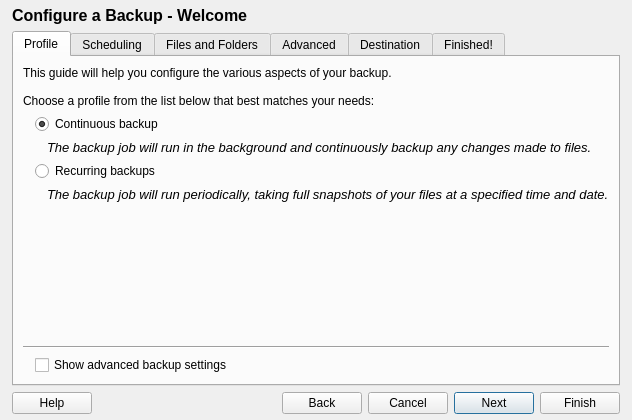
<?xml version="1.0" encoding="UTF-8"?>
<ui version="4.0">
 <class>configBackup</class>
 <widget class="QDialog" name="configBackup">
  <property name="geometry">
   <rect>
    <x>0</x>
    <y>0</y>
    <width>690</width>
    <height>481</height>
   </rect>
  </property>
  <property name="sizePolicy">
   <sizepolicy hsizetype="Fixed" vsizetype="Fixed">
    <horstretch>0</horstretch>
    <verstretch>0</verstretch>
   </sizepolicy>
  </property>
  <property name="windowTitle">
   <string>Configure a Backup - fwbackups</string>
  </property>
  <property name="windowIcon">
   <iconset resource="../../fwbackups.qrc">
    <normaloff>:/program-icons/program-icons/document-properties.png</normaloff>:/program-icons/program-icons/document-properties.png</iconset>
  </property>
  <property name="modal">
   <bool>true</bool>
  </property>
  <layout class="QVBoxLayout" name="verticalLayout_12">
   <property name="sizeConstraint">
    <enum>QLayout::SetFixedSize</enum>
   </property>
   <property name="leftMargin">
    <number>12</number>
   </property>
   <property name="topMargin">
    <number>6</number>
   </property>
   <property name="rightMargin">
    <number>12</number>
   </property>
   <property name="bottomMargin">
    <number>6</number>
   </property>
   <item>
    <widget class="QLabel" name="headerLabel">
     <property name="sizePolicy">
      <sizepolicy hsizetype="Preferred" vsizetype="Fixed">
       <horstretch>0</horstretch>
       <verstretch>0</verstretch>
      </sizepolicy>
     </property>
     <property name="font">
      <font>
       <pointsize>12</pointsize>
       <weight>75</weight>
       <bold>true</bold>
       <underline>false</underline>
      </font>
     </property>
     <property name="text">
      <string>Configure a Backup - Welcome</string>
     </property>
    </widget>
   </item>
   <item>
    <widget class="TabNTabBarWidget" name="configurationTabs">
     <property name="enabled">
      <bool>true</bool>
     </property>
     <property name="sizePolicy">
      <sizepolicy hsizetype="Expanding" vsizetype="Expanding">
       <horstretch>0</horstretch>
       <verstretch>0</verstretch>
      </sizepolicy>
     </property>
     <property name="currentIndex">
      <number>0</number>
     </property>
     <widget class="QWidget" name="profileTab">
      <attribute name="title">
       <string>Profile</string>
      </attribute>
      <layout class="QVBoxLayout" name="verticalLayout_2">
       <item>
        <widget class="QLabel" name="label_2">
         <property name="text">
          <string>This guide will help you configure the various aspects of your backup.

Choose a profile from the list below that best matches your needs:</string>
         </property>
         <property name="wordWrap">
          <bool>true</bool>
         </property>
        </widget>
       </item>
       <item>
        <layout class="QGridLayout" name="gridLayout_2">
         <property name="leftMargin">
          <number>12</number>
         </property>
         <item row="0" column="0">
          <widget class="QRadioButton" name="profileContinuousRadio">
           <property name="text">
            <string>Continuous backup</string>
           </property>
           <property name="checked">
            <bool>true</bool>
           </property>
          </widget>
         </item>
         <item row="2" column="0">
          <widget class="QRadioButton" name="profileRecurringRadio">
           <property name="text">
            <string>Recurring backups</string>
           </property>
          </widget>
         </item>
         <item row="1" column="0">
          <widget class="QLabel" name="label_10">
           <property name="font">
            <font>
             <pointsize>10</pointsize>
             <italic>true</italic>
            </font>
           </property>
           <property name="text">
            <string>The backup job will run in the background and continuously backup any changes made to files.</string>
           </property>
           <property name="indent">
            <number>12</number>
           </property>
          </widget>
         </item>
         <item row="3" column="0">
          <widget class="QLabel" name="label_16">
           <property name="font">
            <font>
             <pointsize>10</pointsize>
             <italic>true</italic>
            </font>
           </property>
           <property name="text">
            <string>The backup job will run periodically, taking full snapshots of your files at a specified time and date.</string>
           </property>
           <property name="indent">
            <number>12</number>
           </property>
          </widget>
         </item>
        </layout>
       </item>
       <item>
        <spacer name="verticalSpacer_3">
         <property name="orientation">
          <enum>Qt::Vertical</enum>
         </property>
         <property name="sizeHint" stdset="0">
          <size>
           <width>20</width>
           <height>5</height>
          </size>
         </property>
        </spacer>
       </item>
       <item>
        <widget class="Line" name="advancedOptionsLine">
         <property name="orientation">
          <enum>Qt::Horizontal</enum>
         </property>
        </widget>
       </item>
       <item>
        <layout class="QVBoxLayout" name="verticalLayout_13">
         <property name="leftMargin">
          <number>12</number>
         </property>
         <item>
          <widget class="QCheckBox" name="advancedOptionsCheck">
           <property name="text">
            <string>Show advanced backup settings</string>
           </property>
          </widget>
         </item>
        </layout>
       </item>
      </layout>
     </widget>
     <widget class="QWidget" name="schedulingTab">
      <attribute name="title">
       <string>Scheduling</string>
      </attribute>
      <layout class="QVBoxLayout" name="verticalLayout_7">
       <item>
        <widget class="QLabel" name="timeDescLabel">
         <property name="text">
          <string>The backup will run at the times specified below. Please note that the backup cannot run if the computer is turned off at the selected time.</string>
         </property>
         <property name="wordWrap">
          <bool>true</bool>
         </property>
        </widget>
       </item>
       <item>
        <layout class="QGridLayout" name="gridLayout">
         <property name="verticalSpacing">
          <number>0</number>
         </property>
         <item row="0" column="0">
          <widget class="QLabel" name="timeFrequencyLabel">
           <property name="sizePolicy">
            <sizepolicy hsizetype="Maximum" vsizetype="Preferred">
             <horstretch>0</horstretch>
             <verstretch>0</verstretch>
            </sizepolicy>
           </property>
           <property name="text">
            <string>Frequency:</string>
           </property>
          </widget>
         </item>
         <item row="0" column="1">
          <widget class="QComboBox" name="timeSimpleFrequencyCombo">
           <property name="minimumSize">
            <size>
             <width>130</width>
             <height>0</height>
            </size>
           </property>
           <item>
            <property name="text">
             <string>Hourly</string>
            </property>
           </item>
           <item>
            <property name="text">
             <string>Daily</string>
            </property>
           </item>
           <item>
            <property name="text">
             <string>Weekly</string>
            </property>
           </item>
           <item>
            <property name="text">
             <string>Monthly</string>
            </property>
           </item>
           <item>
            <property name="text">
             <string>Custom (crontab configuration)</string>
            </property>
           </item>
          </widget>
         </item>
         <item row="1" column="0" colspan="2">
          <widget class="QStackedWidget" name="timeStackedWidget">
           <property name="currentIndex">
            <number>0</number>
           </property>
           <widget class="QWidget" name="page">
            <layout class="QVBoxLayout" name="verticalLayout_5">
             <item>
              <layout class="QGridLayout" name="gridLayout_8">
               <item row="1" column="0">
                <widget class="QLabel" name="timeSimpleMinHourLabel">
                 <property name="text">
                  <string>Start at:</string>
                 </property>
                </widget>
               </item>
               <item row="2" column="0">
                <widget class="QLabel" name="timeSimpleDoWLabel">
                 <property name="text">
                  <string>Every:</string>
                 </property>
                </widget>
               </item>
               <item row="2" column="1">
                <widget class="QComboBox" name="timeSimpleDoWCombo">
                 <property name="sizePolicy">
                  <sizepolicy hsizetype="Expanding" vsizetype="Fixed">
                   <horstretch>0</horstretch>
                   <verstretch>0</verstretch>
                  </sizepolicy>
                 </property>
                 <property name="minimumSize">
                  <size>
                   <width>130</width>
                   <height>0</height>
                  </size>
                 </property>
                 <item>
                  <property name="text">
                   <string>Monday</string>
                  </property>
                 </item>
                 <item>
                  <property name="text">
                   <string>Tuesday</string>
                  </property>
                 </item>
                 <item>
                  <property name="text">
                   <string>Wednesday</string>
                  </property>
                 </item>
                 <item>
                  <property name="text">
                   <string>Thursday</string>
                  </property>
                 </item>
                 <item>
                  <property name="text">
                   <string>Friday</string>
                  </property>
                 </item>
                 <item>
                  <property name="text">
                   <string>Saturday</string>
                  </property>
                 </item>
                 <item>
                  <property name="text">
                   <string>Sunday</string>
                  </property>
                 </item>
                </widget>
               </item>
               <item row="3" column="0">
                <widget class="QLabel" name="timeSimpleDayLabel">
                 <property name="text">
                  <string>Day of month:</string>
                 </property>
                </widget>
               </item>
               <item row="3" column="1">
                <widget class="QComboBox" name="timeSimpleDayCombo">
                 <property name="sizePolicy">
                  <sizepolicy hsizetype="Expanding" vsizetype="Fixed">
                   <horstretch>0</horstretch>
                   <verstretch>0</verstretch>
                  </sizepolicy>
                 </property>
                 <property name="minimumSize">
                  <size>
                   <width>130</width>
                   <height>0</height>
                  </size>
                 </property>
                 <item>
                  <property name="text">
                   <string>1</string>
                  </property>
                 </item>
                 <item>
                  <property name="text">
                   <string>2</string>
                  </property>
                 </item>
                 <item>
                  <property name="text">
                   <string>3</string>
                  </property>
                 </item>
                 <item>
                  <property name="text">
                   <string>4</string>
                  </property>
                 </item>
                 <item>
                  <property name="text">
                   <string>5</string>
                  </property>
                 </item>
                 <item>
                  <property name="text">
                   <string>6</string>
                  </property>
                 </item>
                 <item>
                  <property name="text">
                   <string>7</string>
                  </property>
                 </item>
                 <item>
                  <property name="text">
                   <string>8</string>
                  </property>
                 </item>
                 <item>
                  <property name="text">
                   <string>9</string>
                  </property>
                 </item>
                 <item>
                  <property name="text">
                   <string>10</string>
                  </property>
                 </item>
                 <item>
                  <property name="text">
                   <string>11</string>
                  </property>
                 </item>
                 <item>
                  <property name="text">
                   <string>12</string>
                  </property>
                 </item>
                 <item>
                  <property name="text">
                   <string>13</string>
                  </property>
                 </item>
                 <item>
                  <property name="text">
                   <string>14</string>
                  </property>
                 </item>
                 <item>
                  <property name="text">
                   <string>15</string>
                  </property>
                 </item>
                 <item>
                  <property name="text">
                   <string>16</string>
                  </property>
                 </item>
                 <item>
                  <property name="text">
                   <string>17</string>
                  </property>
                 </item>
                 <item>
                  <property name="text">
                   <string>18</string>
                  </property>
                 </item>
                 <item>
                  <property name="text">
                   <string>19</string>
                  </property>
                 </item>
                 <item>
                  <property name="text">
                   <string>20</string>
                  </property>
                 </item>
                 <item>
                  <property name="text">
                   <string>21</string>
                  </property>
                 </item>
                 <item>
                  <property name="text">
                   <string>22</string>
                  </property>
                 </item>
                 <item>
                  <property name="text">
                   <string>23</string>
                  </property>
                 </item>
                 <item>
                  <property name="text">
                   <string>24</string>
                  </property>
                 </item>
                 <item>
                  <property name="text">
                   <string>25</string>
                  </property>
                 </item>
                 <item>
                  <property name="text">
                   <string>26</string>
                  </property>
                 </item>
                 <item>
                  <property name="text">
                   <string>27</string>
                  </property>
                 </item>
                 <item>
                  <property name="text">
                   <string>28</string>
                  </property>
                 </item>
                 <item>
                  <property name="text">
                   <string>29</string>
                  </property>
                 </item>
                 <item>
                  <property name="text">
                   <string>30</string>
                  </property>
                 </item>
                 <item>
                  <property name="text">
                   <string>31</string>
                  </property>
                 </item>
                </widget>
               </item>
               <item row="1" column="1">
                <widget class="QTimeEdit" name="timeSimpleMinHourTimeEdit">
                 <property name="sizePolicy">
                  <sizepolicy hsizetype="Expanding" vsizetype="Fixed">
                   <horstretch>0</horstretch>
                   <verstretch>0</verstretch>
                  </sizepolicy>
                 </property>
                 <property name="correctionMode">
                  <enum>QAbstractSpinBox::CorrectToNearestValue</enum>
                 </property>
                 <property name="displayFormat">
                  <string>h:mm AP</string>
                 </property>
                </widget>
               </item>
               <item row="0" column="0">
                <widget class="QLabel" name="timeSimpleMinuteLabel">
                 <property name="text">
                  <string>Start at minute:</string>
                 </property>
                </widget>
               </item>
               <item row="0" column="1">
                <widget class="QSpinBox" name="timeSimpleMinuteSpin">
                 <property name="sizePolicy">
                  <sizepolicy hsizetype="Expanding" vsizetype="Fixed">
                   <horstretch>0</horstretch>
                   <verstretch>0</verstretch>
                  </sizepolicy>
                 </property>
                 <property name="maximum">
                  <number>59</number>
                 </property>
                </widget>
               </item>
               <item row="5" column="0" colspan="2">
                <spacer name="verticalSpacer">
                 <property name="orientation">
                  <enum>Qt::Vertical</enum>
                 </property>
                 <property name="sizeHint" stdset="0">
                  <size>
                   <width>20</width>
                   <height>5</height>
                  </size>
                 </property>
                </spacer>
               </item>
               <item row="4" column="1">
                <widget class="QLabel" name="label_4">
                 <property name="font">
                  <font>
                   <pointsize>10</pointsize>
                   <italic>true</italic>
                  </font>
                 </property>
                 <property name="text">
                  <string>Tip: A number below 28 should be selected in order for the backup to run correctly in Februrary.</string>
                 </property>
                 <property name="wordWrap">
                  <bool>true</bool>
                 </property>
                </widget>
               </item>
              </layout>
             </item>
            </layout>
           </widget>
           <widget class="QWidget" name="page_2">
            <layout class="QVBoxLayout" name="verticalLayout_9">
             <item>
              <widget class="QLabel" name="label_5">
               <property name="text">
                <string>Complete the entries below as if writing a crontab entry.</string>
               </property>
              </widget>
             </item>
             <item>
              <layout class="QGridLayout" name="gridLayout_7">
               <item row="0" column="0">
                <widget class="QLabel" name="label_26">
                 <property name="text">
                  <string>Minutes:</string>
                 </property>
                </widget>
               </item>
               <item row="2" column="0">
                <widget class="QLabel" name="label_35">
                 <property name="text">
                  <string>Days of week:</string>
                 </property>
                </widget>
               </item>
               <item row="0" column="1">
                <widget class="QLineEdit" name="timesManualMinuteLineEdit">
                 <property name="sizePolicy">
                  <sizepolicy hsizetype="Expanding" vsizetype="Fixed">
                   <horstretch>0</horstretch>
                   <verstretch>0</verstretch>
                  </sizepolicy>
                 </property>
                </widget>
               </item>
               <item row="1" column="1">
                <widget class="QLineEdit" name="timesManualDoMLineEdit"/>
               </item>
               <item row="2" column="1">
                <widget class="QLineEdit" name="timesManualDoWLineEdit"/>
               </item>
               <item row="0" column="2">
                <widget class="QLabel" name="label_15">
                 <property name="text">
                  <string>Hours:</string>
                 </property>
                </widget>
               </item>
               <item row="0" column="3">
                <widget class="QLineEdit" name="timesManualHourLineEdit"/>
               </item>
               <item row="1" column="0">
                <widget class="QLabel" name="label_18">
                 <property name="text">
                  <string>Days of month:</string>
                 </property>
                </widget>
               </item>
               <item row="1" column="2">
                <widget class="QLabel" name="label_30">
                 <property name="text">
                  <string>Months:</string>
                 </property>
                </widget>
               </item>
               <item row="1" column="3">
                <widget class="QLineEdit" name="timesManualMonthLineEdit"/>
               </item>
               <item row="3" column="0" colspan="4">
                <spacer name="verticalSpacer_6">
                 <property name="orientation">
                  <enum>Qt::Vertical</enum>
                 </property>
                 <property name="sizeHint" stdset="0">
                  <size>
                   <width>20</width>
                   <height>5</height>
                  </size>
                 </property>
                </spacer>
               </item>
              </layout>
             </item>
            </layout>
           </widget>
          </widget>
         </item>
        </layout>
       </item>
      </layout>
     </widget>
     <widget class="QWidget" name="pathsTab">
      <attribute name="title">
       <string>Files and Folders</string>
      </attribute>
      <layout class="QVBoxLayout" name="verticalLayout_6">
       <item>
        <widget class="QLabel" name="label">
         <property name="text">
          <string>Select what files, folders or other digital data you would like to include in the backup.</string>
         </property>
        </widget>
       </item>
       <item>
        <layout class="QGridLayout" name="gridLayout_3">
         <property name="leftMargin">
          <number>12</number>
         </property>
         <property name="verticalSpacing">
          <number>2</number>
         </property>
         <item row="0" column="1" rowspan="2">
          <widget class="Line" name="line_2">
           <property name="minimumSize">
            <size>
             <width>12</width>
             <height>0</height>
            </size>
           </property>
           <property name="frameShadow">
            <enum>QFrame::Plain</enum>
           </property>
           <property name="orientation">
            <enum>Qt::Vertical</enum>
           </property>
          </widget>
         </item>
         <item row="0" column="0">
          <widget class="QCheckBox" name="presetHomeCheck">
           <property name="text">
            <string>Entire home/profile folder</string>
           </property>
          </widget>
         </item>
         <item row="1" column="0">
          <layout class="QGridLayout" name="gridLayout_15">
           <property name="leftMargin">
            <number>12</number>
           </property>
           <property name="spacing">
            <number>-1</number>
           </property>
           <item row="1" column="0">
            <widget class="QCheckBox" name="presetMusicCheck">
             <property name="text">
              <string>Music</string>
             </property>
            </widget>
           </item>
           <item row="2" column="0" colspan="2">
            <widget class="QCheckBox" name="presetVideosCheck">
             <property name="text">
              <string>Movies/Videos</string>
             </property>
            </widget>
           </item>
           <item row="1" column="1">
            <widget class="QCheckBox" name="presetPicturesCheck">
             <property name="text">
              <string>Pictures</string>
             </property>
            </widget>
           </item>
           <item row="0" column="0">
            <widget class="QCheckBox" name="presetDeskopCheck">
             <property name="sizePolicy">
              <sizepolicy hsizetype="Preferred" vsizetype="Fixed">
               <horstretch>0</horstretch>
               <verstretch>0</verstretch>
              </sizepolicy>
             </property>
             <property name="minimumSize">
              <size>
               <width>100</width>
               <height>0</height>
              </size>
             </property>
             <property name="text">
              <string>Desktop</string>
             </property>
            </widget>
           </item>
           <item row="0" column="1">
            <widget class="QCheckBox" name="presetDocumentsCheck">
             <property name="sizePolicy">
              <sizepolicy hsizetype="Preferred" vsizetype="Fixed">
               <horstretch>0</horstretch>
               <verstretch>0</verstretch>
              </sizepolicy>
             </property>
             <property name="text">
              <string>Documents</string>
             </property>
            </widget>
           </item>
          </layout>
         </item>
         <item row="0" column="2" rowspan="2">
          <layout class="QGridLayout" name="gridLayout_6">
           <item row="0" column="0">
            <widget class="QCheckBox" name="presetBookmarksCheck">
             <property name="text">
              <string>Bookmarks/favorites</string>
             </property>
            </widget>
           </item>
           <item row="0" column="1">
            <widget class="QPushButton" name="presetBookmarksProgramsButton">
             <property name="text">
              <string>Choose Programs...</string>
             </property>
            </widget>
           </item>
           <item row="1" column="1">
            <widget class="QPushButton" name="presetEmailProgramsButton">
             <property name="text">
              <string>Choose Programs...</string>
             </property>
            </widget>
           </item>
           <item row="2" column="0">
            <widget class="QCheckBox" name="presetSettingsCheck">
             <property name="text">
              <string>Settings</string>
             </property>
            </widget>
           </item>
           <item row="2" column="1">
            <widget class="QPushButton" name="presetSettingsProgramsButton">
             <property name="text">
              <string>Choose Items...</string>
             </property>
            </widget>
           </item>
           <item row="1" column="0">
            <widget class="QCheckBox" name="presetEmailCheck">
             <property name="text">
              <string>E-mail messages and contacts</string>
             </property>
            </widget>
           </item>
          </layout>
         </item>
        </layout>
       </item>
       <item>
        <widget class="QLabel" name="label_6">
         <property name="text">
          <string>In addition to the above, the following files and folders will also be included in the backup:</string>
         </property>
        </widget>
       </item>
       <item>
        <layout class="QHBoxLayout" name="horizontalLayout_2">
         <property name="leftMargin">
          <number>12</number>
         </property>
         <item>
          <layout class="QVBoxLayout" name="verticalLayout_14">
           <item>
            <widget class="QPushButton" name="addFilesButton">
             <property name="sizePolicy">
              <sizepolicy hsizetype="Minimum" vsizetype="Fixed">
               <horstretch>0</horstretch>
               <verstretch>0</verstretch>
              </sizepolicy>
             </property>
             <property name="text">
              <string>Add Files...</string>
             </property>
            </widget>
           </item>
           <item>
            <widget class="QPushButton" name="addFoldersButton">
             <property name="sizePolicy">
              <sizepolicy hsizetype="Minimum" vsizetype="Fixed">
               <horstretch>0</horstretch>
               <verstretch>0</verstretch>
              </sizepolicy>
             </property>
             <property name="text">
              <string>Add a Folder...</string>
             </property>
            </widget>
           </item>
           <item>
            <widget class="QPushButton" name="removeItemsButton">
             <property name="sizePolicy">
              <sizepolicy hsizetype="Minimum" vsizetype="Fixed">
               <horstretch>0</horstretch>
               <verstretch>0</verstretch>
              </sizepolicy>
             </property>
             <property name="text">
              <string>Remove Items</string>
             </property>
            </widget>
           </item>
           <item>
            <spacer name="verticalSpacer_4">
             <property name="orientation">
              <enum>Qt::Vertical</enum>
             </property>
             <property name="sizeType">
              <enum>QSizePolicy::Expanding</enum>
             </property>
             <property name="sizeHint" stdset="0">
              <size>
               <width>20</width>
               <height>5</height>
              </size>
             </property>
            </spacer>
           </item>
          </layout>
         </item>
         <item>
          <widget class="QTreeView" name="pathsTreeView">
           <property name="alternatingRowColors">
            <bool>true</bool>
           </property>
           <property name="selectionMode">
            <enum>QAbstractItemView::SingleSelection</enum>
           </property>
           <property name="textElideMode">
            <enum>Qt::ElideMiddle</enum>
           </property>
          </widget>
         </item>
        </layout>
       </item>
      </layout>
     </widget>
     <widget class="QWidget" name="advancedOptionsTab">
      <attribute name="title">
       <string>Advanced</string>
      </attribute>
      <layout class="QVBoxLayout" name="verticalLayout_3">
       <item>
        <widget class="QLabel" name="label_29">
         <property name="text">
          <string>Advanced options:</string>
         </property>
        </widget>
       </item>
       <item>
        <layout class="QGridLayout" name="gridLayout_11">
         <property name="leftMargin">
          <number>12</number>
         </property>
         <property name="bottomMargin">
          <number>18</number>
         </property>
         <property name="horizontalSpacing">
          <number>24</number>
         </property>
         <item row="1" column="0" colspan="2">
          <widget class="QCheckBox" name="includeHiddenCheck">
           <property name="text">
            <string>Include hidden files and folders</string>
           </property>
           <property name="checked">
            <bool>true</bool>
           </property>
          </widget>
         </item>
         <item row="0" column="0" colspan="2">
          <widget class="QCheckBox" name="recursiveCheck">
           <property name="text">
            <string>Recursive (include subfolders)</string>
           </property>
           <property name="checked">
            <bool>true</bool>
           </property>
          </widget>
         </item>
        </layout>
       </item>
       <item>
        <widget class="QLabel" name="label_3">
         <property name="text">
          <string>You can enter regular expression patterns below, one per line, to exclude matching files from the backup:</string>
         </property>
         <property name="wordWrap">
          <bool>true</bool>
         </property>
        </widget>
       </item>
       <item>
        <widget class="QTextEdit" name="excludeTextEdit"/>
       </item>
       <item>
        <spacer name="verticalSpacer_5">
         <property name="orientation">
          <enum>Qt::Vertical</enum>
         </property>
         <property name="sizeHint" stdset="0">
          <size>
           <width>20</width>
           <height>5</height>
          </size>
         </property>
        </spacer>
       </item>
      </layout>
     </widget>
     <widget class="QWidget" name="destinationTab">
      <attribute name="title">
       <string>Destination</string>
      </attribute>
      <layout class="QVBoxLayout" name="verticalLayout">
       <item>
        <widget class="QLabel" name="label_7">
         <property name="text">
          <string>Choose where you would like to backup to. For more information, click the Help button.</string>
         </property>
         <property name="wordWrap">
          <bool>true</bool>
         </property>
        </widget>
       </item>
       <item>
        <layout class="QGridLayout" name="gridLayout_12">
         <item row="1" column="1">
          <widget class="QProgressBar" name="testSettingsProgressBar">
           <property name="value">
            <number>0</number>
           </property>
          </widget>
         </item>
         <item row="0" column="0">
          <widget class="QLabel" name="encryptionKeyLabel">
           <property name="text">
            <string>Server:</string>
           </property>
          </widget>
         </item>
         <item row="2" column="0" colspan="3">
          <spacer name="verticalSpacer_9">
           <property name="orientation">
            <enum>Qt::Vertical</enum>
           </property>
           <property name="sizeHint" stdset="0">
            <size>
             <width>20</width>
             <height>5</height>
            </size>
           </property>
          </spacer>
         </item>
         <item row="0" column="1">
          <widget class="QComboBox" name="serverConnectionCombo">
           <property name="sizePolicy">
            <sizepolicy hsizetype="Expanding" vsizetype="Fixed">
             <horstretch>0</horstretch>
             <verstretch>0</verstretch>
            </sizepolicy>
           </property>
           <item>
            <property name="text">
             <string>Select one...</string>
            </property>
           </item>
          </widget>
         </item>
         <item row="0" column="2">
          <widget class="QPushButton" name="serverConnectionsButton">
           <property name="text">
            <string>Manage servers...</string>
           </property>
          </widget>
         </item>
         <item row="1" column="2">
          <widget class="QPushButton" name="testSettingsButton">
           <property name="text">
            <string>Test Settings</string>
           </property>
           <property name="icon">
            <iconset resource="../../fwbackups.qrc">
             <normaloff>:/program-icons/program-icons/network-server.png</normaloff>:/program-icons/program-icons/network-server.png</iconset>
           </property>
          </widget>
         </item>
        </layout>
       </item>
      </layout>
     </widget>
     <widget class="QWidget" name="finishedTab">
      <attribute name="title">
       <string>Finished!</string>
      </attribute>
      <layout class="QVBoxLayout" name="verticalLayout_8">
       <item>
        <widget class="QLabel" name="label_14">
         <property name="text">
          <string>Congratulations! Your backup has been configured.
</string>
         </property>
        </widget>
       </item>
       <item>
        <widget class="QLabel" name="setNameDescLabel">
         <property name="text">
          <string>Enter a name for the set below and then click Finish to close this window.</string>
         </property>
        </widget>
       </item>
       <item>
        <layout class="QHBoxLayout" name="horizontalLayout_3">
         <item>
          <widget class="QLabel" name="setNameLabel">
           <property name="text">
            <string>Set Name:</string>
           </property>
          </widget>
         </item>
         <item>
          <widget class="QLineEdit" name="setNameLineEdit"/>
         </item>
        </layout>
       </item>
       <item>
        <spacer name="verticalSpacer_8">
         <property name="orientation">
          <enum>Qt::Vertical</enum>
         </property>
         <property name="sizeHint" stdset="0">
          <size>
           <width>20</width>
           <height>5</height>
          </size>
         </property>
        </spacer>
       </item>
      </layout>
     </widget>
    </widget>
   </item>
   <item>
    <layout class="QHBoxLayout" name="horizontalLayout">
     <item>
      <widget class="QPushButton" name="helpButton">
       <property name="text">
        <string>Help</string>
       </property>
      </widget>
     </item>
     <item>
      <spacer name="horizontalSpacer">
       <property name="orientation">
        <enum>Qt::Horizontal</enum>
       </property>
       <property name="sizeHint" stdset="0">
        <size>
         <width>5</width>
         <height>20</height>
        </size>
       </property>
      </spacer>
     </item>
     <item>
      <widget class="QPushButton" name="backButton">
       <property name="text">
        <string>Back</string>
       </property>
       <property name="icon">
        <iconset resource="../../fwbackups.qrc">
         <normaloff>:/program-icons/program-icons/back.png</normaloff>:/program-icons/program-icons/back.png</iconset>
       </property>
      </widget>
     </item>
     <item>
      <widget class="QPushButton" name="cancelButton">
       <property name="text">
        <string>Cancel</string>
       </property>
      </widget>
     </item>
     <item>
      <widget class="QPushButton" name="nextButton">
       <property name="text">
        <string>Next</string>
       </property>
       <property name="icon">
        <iconset resource="../../fwbackups.qrc">
         <normaloff>:/program-icons/program-icons/next.png</normaloff>:/program-icons/program-icons/next.png</iconset>
       </property>
       <property name="default">
        <bool>true</bool>
       </property>
      </widget>
     </item>
     <item>
      <widget class="QPushButton" name="finishButton">
       <property name="text">
        <string>Finish</string>
       </property>
      </widget>
     </item>
    </layout>
   </item>
  </layout>
 </widget>
 <customwidgets>
  <customwidget>
   <class>TabNTabBarWidget</class>
   <extends>QTabWidget</extends>
   <header>custom_widgets.h</header>
   <container>1</container>
  </customwidget>
 </customwidgets>
 <tabstops>
  <tabstop>configurationTabs</tabstop>
  <tabstop>helpButton</tabstop>
  <tabstop>backButton</tabstop>
  <tabstop>cancelButton</tabstop>
  <tabstop>nextButton</tabstop>
  <tabstop>finishButton</tabstop>
 </tabstops>
 <resources>
  <include location="../../fwbackups.qrc"/>
 </resources>
 <connections/>
</ui>
